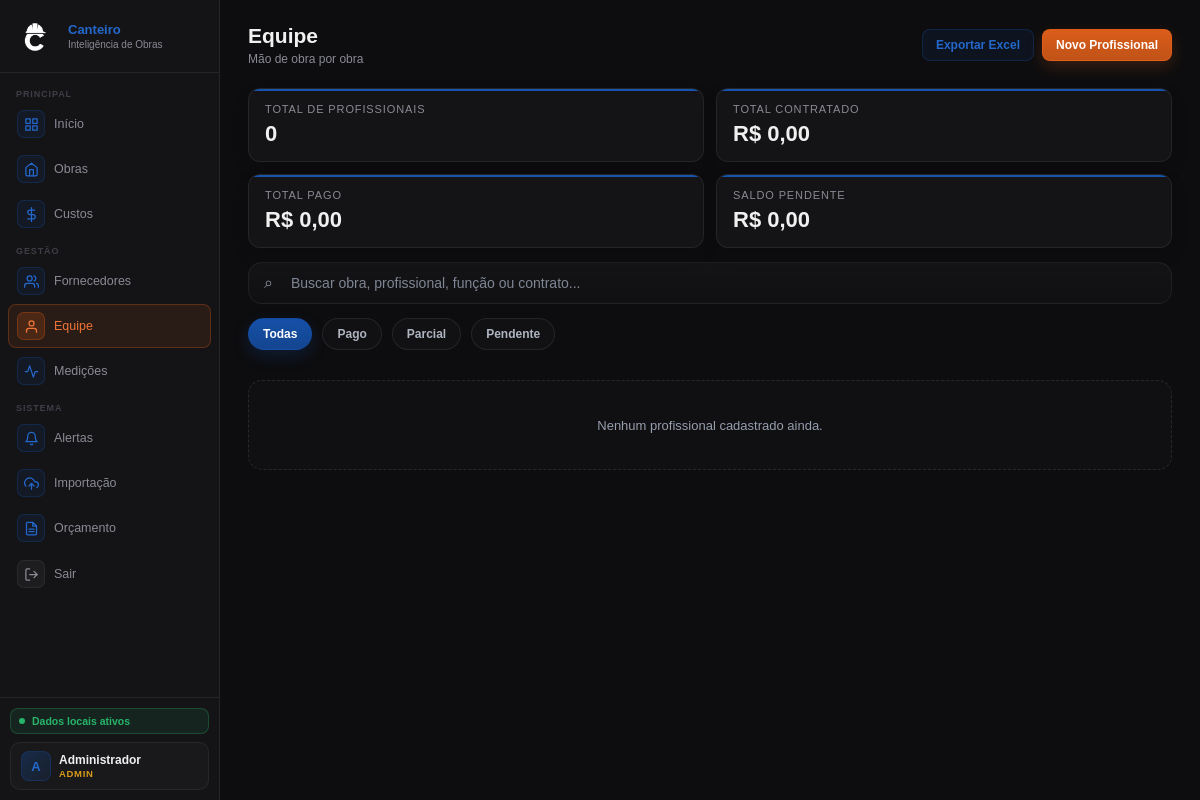
/equipe (signed in), run on an earlier commit of the app's database.
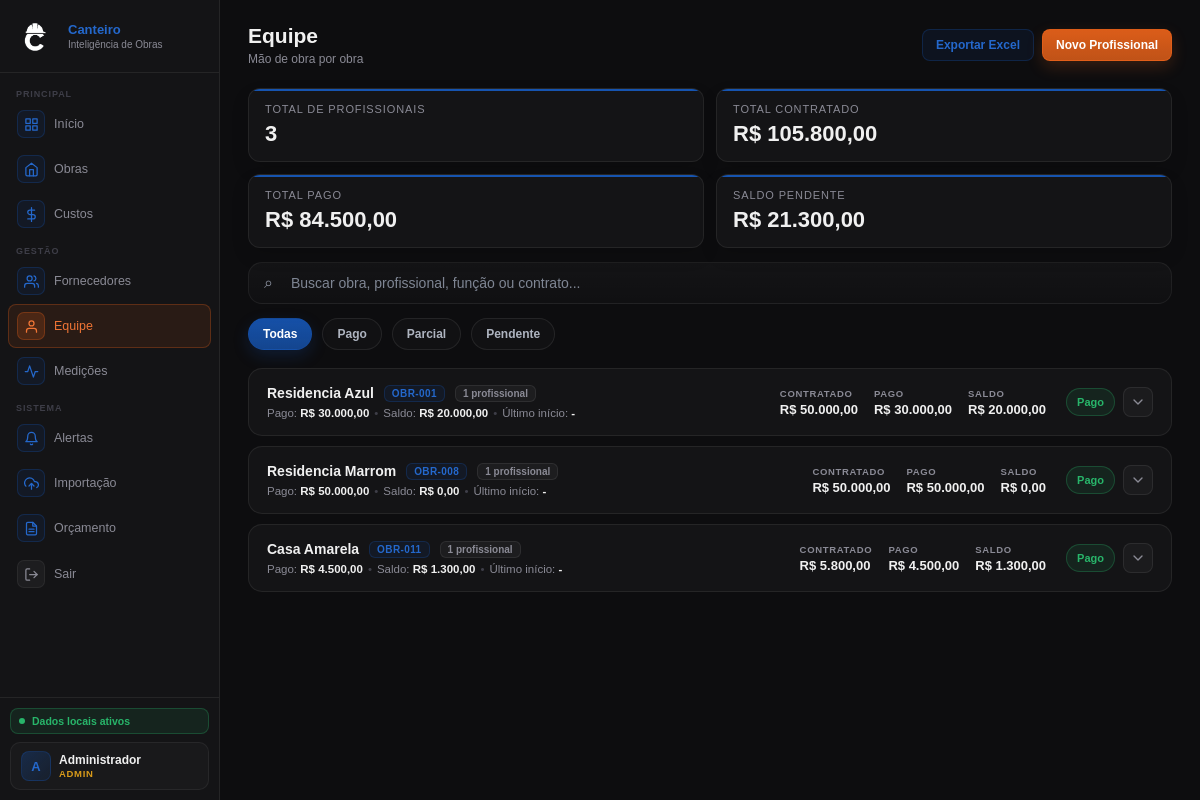
And on a later commit of the database.
### tables this page shows
CREATE TABLE obras (
    id INTEGER PRIMARY KEY AUTOINCREMENT,
    codigo TEXT NOT NULL UNIQUE,
    nome TEXT NOT NULL,
    endereco TEXT,
    tipologia TEXT,
    area_m2 REAL,
    data_inicio TEXT,
    data_fim_prevista TEXT,
    orcamento REAL DEFAULT 0,
    receita_total REAL DEFAULT 0,
    progresso_percentual REAL DEFAULT 0,
    status TEXT NOT NULL DEFAULT 'planejamento',
    criado_em TIMESTAMP DEFAULT CURRENT_TIMESTAMP
, tipo_obra TEXT NOT NULL DEFAULT 'contrato', token_publico TEXT, fase_obra TEXT, observacao_responsavel TEXT, foto_capa TEXT);

CREATE TABLE equipe (
    id INTEGER PRIMARY KEY AUTOINCREMENT,
    obra_id INTEGER NOT NULL,
    nome TEXT NOT NULL,
    funcao TEXT,
    contrato TEXT,
    data_inicio TEXT,
    valor_contratado REAL DEFAULT 0,
    valor_pago REAL DEFAULT 0,
    status_pagamento TEXT,
    observacao TEXT,
    FOREIGN KEY (obra_id) REFERENCES obras(id)
);

### routes/equipe_routes.py (the view)
@equipe_bp.route("/equipe")
def equipe():
    if not usuario_logado() or not eh_leitura():
        return redirect(url_for("auth_bp.login"))
    lista_equipe = query_all("""
        SELECT e.*, o.codigo AS codigo_obra, o.nome AS nome_obra
        FROM equipe e
        JOIN obras o ON e.obra_id = o.id
        ORDER BY e.id DESC
    """)
    obras = query_all("SELECT * FROM obras ORDER BY nome ASC")
    return render_template("equipe.html", equipe=lista_equipe, obras=obras)

### app.py (called while the page is built)
@app.context_processor
def inject_helpers():
    return dict(
        formatar_moeda=formatar_moeda,
        calcular_media_fornecedor=calcular_media_fornecedor,
        formatar_tipo_obra=formatar_tipo_obra,
        eh_admin=eh_admin,
        eh_gestor=eh_gestor,
        eh_leitura=eh_leitura,
        usuario_perfil=usuario_perfil,
    )

### auth.py (called while the page is built)
def usuario_logado():
    return "usuario_id" in session

def usuario_perfil():
    return session.get("usuario_perfil", "")

def eh_admin():
    return usuario_perfil() == "admin"

def eh_gestor():
    return usuario_perfil() in ["admin", "gestor"]

def eh_leitura():
    return usuario_perfil() in ["admin", "gestor", "leitura"]

### database.py (called while the page is built)
def get_connection():
    conn = sqlite3.connect(DB_PATH)
    conn.row_factory = sqlite3.Row
    return conn

def query_all(sql, params=()):
    conn = get_connection()
    cursor = conn.execute(sql, params)
    rows = cursor.fetchall()
    conn.close()
    return rows

### utils.py (called while the page is built)
def formatar_moeda(valor):
    if valor is None:
        valor = 0
    return f"R$ {valor:,.2f}".replace(",", "X").replace(".", ",").replace("X", ".")

### templates/equipe.html (shortened to what the changed rows need)
{% extends "base.html" %}
{% block content %}
{% set total_profissionais = equipe|length %}
{% set total_contratado = equipe|sum(attribute='valor_contratado') or 0 %}
{% set total_pago = equipe|sum(attribute='valor_pago') or 0 %}
{% set saldo_pendente = total_contratado - total_pago %}
{% set qtd_pendentes = equipe|selectattr('status_pagamento', 'equalto', 'Pendente')|list|length %}
{% set qtd_parciais = equipe|selectattr('status_pagamento', 'equalto', 'Parcial')|list|length %}
{% set qtd_pagos = equipe|selectattr('status_pagamento', 'equalto', 'Pago')|list|length %}
<div class="hdr">
    <div>
        <h1>Equipe</h1>
    </div>
</div>
<div class="quick-strip equipe-quick-strip">
    <div class="quick-item">
        <div class="quick-label">Total de profissionais</div>
        <div class="quick-value">{{ total_profissionais }}</div>
    </div>
    <div class="quick-item">
        <div class="quick-label">Total contratado</div>
        <div class="quick-value">{{ formatar_moeda(total_contratado) }}</div>
    </div>
    <div class="quick-item">
        <div class="quick-label">Total pago</div>
        <div class="quick-value">{{ formatar_moeda(total_pago) }}</div>
    </div>
    <div class="quick-item">
        <div class="quick-label">Saldo pendente</div>
        <div class="quick-value">{{ formatar_moeda(saldo_pendente) }}</div>
    </div>
</div>
<div class="equipe-obras-list" id="equipeObrasList">
    {% for grupo in equipe|groupby('codigo_obra') %}
    {% set obra_codigo = grupo.grouper %}
    {% set itens = grupo.list %}
    {% set primeira = itens[0] %}
    {% set soma_contratado = itens|sum(attribute='valor_contratado') or 0 %}
    {% set soma_pago = itens|sum(attribute='valor_pago') or 0 %}
    {% set saldo_obra = soma_contratado - soma_pago %}
    {% set total_obra = itens|length %}
    {% set pendentes_obra = itens|selectattr('status_pagamento', 'equalto', 'Pendente')|list|length %}
    {% set parciais_obra = itens|selectattr('status_pagamento', 'equalto', 'Parcial')|list|length %}
    {% set pagos_obra = itens|selectattr('status_pagamento', 'equalto', 'Pago')|list|length %}
    {% if pendentes_obra > 0 %}
    {% set status_obra = 'Pendente' %}
    {% set status_classe = 'pendente' %}
    {% elif parciais_obra > 0 %}
    {% set status_obra = 'Parcial' %}
    {% set status_classe = 'parcial' %}
    {% else %}
    {% set status_obra = 'Pago' %}
    {% set status_classe = 'pago' %}
    {% endif %}
    {% set ultima_data = namespace(valor='-') %}
    {% for item in itens %}
    {% if item.data_inicio %}
    {% set ultima_data.valor = item.data_inicio %}
    {% endif %}
    {% endfor %}
    <div class="equipe-obra-card"
        data-search="{% for item in itens %}{{ (item.codigo_obra or '')|lower }} {{ (item.nome_obra or '')|lower }} {{ (item.nome or '')|lower }} {{ (item.funcao or '')|lower }} {{ (item.contrato or '')|lower }} {{ (item.status_pagamento or '')|lower }} {% endfor %}"
        data-status="{{ status_classe }}">
        <div class="equipe-obra-main">
            <div class="equipe-obra-identity">
                <div class="equipe-obra-title-row">
                    <a href="{{ url_for('obras_bp.obra_detalhe', codigo=obra_codigo) }}" class="equipe-obra-nome">
                        {{ primeira.nome_obra }}
                    </a>
                    <span class="equipe-obra-codigo">{{ obra_codigo }}</span>
                    <span class="equipe-obra-count">{{ total_obra }} profissional{{ '' if total_obra == 1 else 'is'
                        }}</span>
                </div>
                <div class="equipe-obra-subtitle">
                    <span>Pago: <strong>{{ formatar_moeda(soma_pago) }}</strong></span>
                    <span class="equipe-obra-dot">•</span>
                    <span>Saldo: <strong>{{ formatar_moeda(saldo_obra) }}</strong></span>
                    <span class="equipe-obra-dot">•</span>
                    <span>Último início: <strong>{{ ultima_data.valor }}</strong></span>
                </div>
            </div>
            <div class="equipe-obra-kpis">
                <div class="equipe-kv">
                    <span class="equipe-kv-label">Contratado</span>
                    <span class="equipe-kv-value">{{ formatar_moeda(soma_contratado) }}</span>
                </div>
                <div class="equipe-kv">
                    <span class="equipe-kv-label">Pago</span>
                    <span class="equipe-kv-value">{{ formatar_moeda(soma_pago) }}</span>
                </div>
                <div class="equipe-kv">
                    <span class="equipe-kv-label">Saldo</span>
                    <span class="equipe-kv-value">{{ formatar_moeda(saldo_obra) }}</span>
                </div>
            </div>
            <div class="equipe-obra-actions">
                <span class="equipe-saldo-pill equipe-saldo-pill--{{ status_classe }}">{{ status_obra }}</span>
                <button type="button" class="equipe-expand-btn" data-target="equipeDetalhes{{ loop.index }}"
                    aria-label="Expandir equipe da obra">
                    <svg width="16" height="16" viewBox="0 0 24 24" fill="none">
                        <path d="M6 9L12 15L18 9" stroke="currentColor" stroke-width="2" stroke-linecap="round"
                            stroke-linejoin="round" />
                    </svg>
                </button>
            </div>
        </div>
    </div>
    {% else %}
    <div class="equipe-empty-state">Nenhum profissional cadastrado ainda.</div>
    {% endfor %}
</div>
{% endblock %}

What changed in the data, as far as the page shows it:
added equipe: id "1", formatar_moeda "R$ 30.000,00", formatar_moeda "R$ 20.000,00", valor "-", formatar_moeda "R$ 50.000,00", status_obra "Pago"
added obras: nome_obra "Residencia Azul", codigo "OBR-001"
added equipe: total_obra "1", formatar_moeda "R$ 50.000,00", formatar_moeda "R$ 0,00", valor "-", status_obra "Pago"
added obras: nome_obra "Residencia Marrom", codigo "OBR-008"
added equipe: total_obra "1", formatar_moeda "R$ 4.500,00", formatar_moeda "R$ 1.300,00", valor "-", formatar_moeda "R$ 5.800,00", status_obra "Pago"
added obras: nome_obra "Casa Amarela", codigo "OBR-011"
Also different on the page:
{{ total_profissionais }}: "0" → "3"
text no longer shown: "R$ 0,00 R$ 0,00 R$ 0,00 Nenhum profissional cadastrado ainda."
text now shown: "R$ 105.800,00 R$ 84.500,00 R$ 21.300,00"
